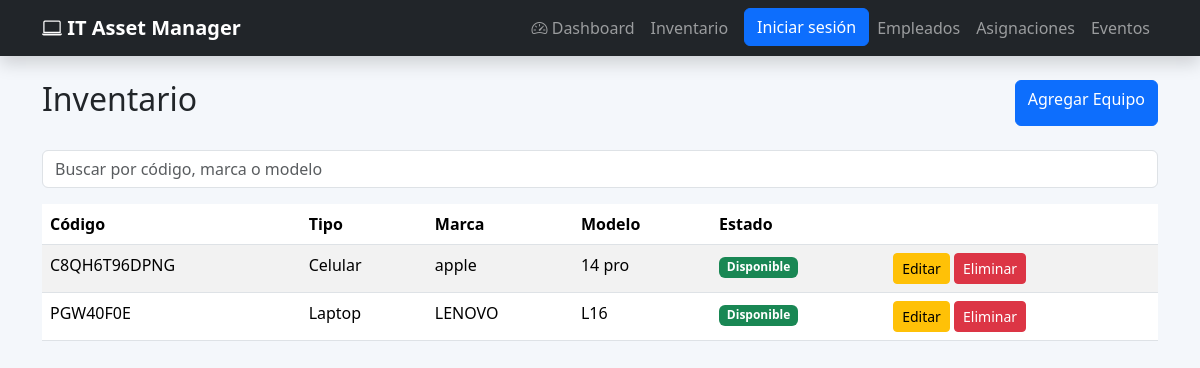
Before: /inventario/ with the older database file.
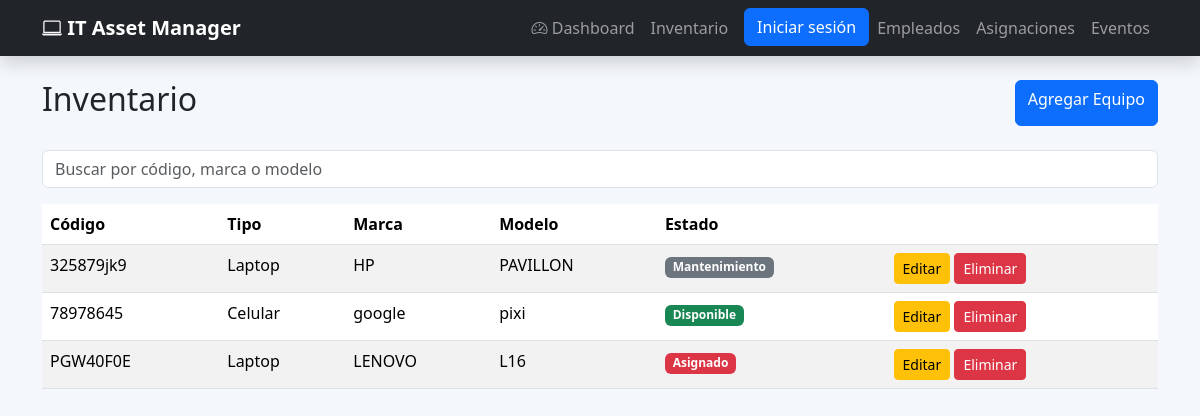
After: the same page with the newer database file.
### inventario/models.py (models this page shows, shortened)
class Equipo(models.Model):
    LAPTOP = "Laptop"
    CELULAR = "Celular"
    TIPOS = [
        (LAPTOP, "Laptop"),
        (CELULAR, "Celular"),
    ]
    DISPONIBLE = "Disponible"
    ASIGNADO = "Asignado"
    MANTENIMIENTO = "Mantenimiento"
    ESTADOS = [
        (DISPONIBLE, "Disponible"),
        (ASIGNADO, "Asignado"),
        (MANTENIMIENTO, "Mantenimiento"),
    ]
    codigo = models.CharField(
        max_length=20,
        unique=True
    )
    tipo = models.CharField(
        max_length=20,
        choices=TIPOS
    )
    marca = models.CharField(
        max_length=50
    )
    modelo = models.CharField(
        max_length=100
    )
    numero_serie = models.CharField(
        max_length=100,
        unique=True
    )
    estado = models.CharField(
        max_length=20,
        choices=ESTADOS,
        default=DISPONIBLE
    )
    observaciones = models.TextField(
        blank=True
    )
    fecha_registro = models.DateTimeField(
        auto_now_add=True
    )

### inventario/views.py (the view)
def lista_equipos(request):
    equipos = Equipo.objects.all().order_by("codigo")
    return render(
        request,
        "inventario/lista_equipos.html",
        {
            "equipos": equipos
        }
    )

### inventario/templates/inventario/lista_equipos.html (shortened to what this page needs)
{% extends 'layouts/base.html' %}
{% block content %}
<div class="container mt-4">
    <div class="d-flex justify-content-between mb-4">
        <h2>Inventario</h2>
        <a href="{% url 'crear_equipo' %}"
           class="btn btn-primary">
            Agregar Equipo
        </a>
    </div>
    <div class="mb-3">
        <input
            type="text"
            id="busqueda"
            class="form-control"
            placeholder="Buscar por código, marca o modelo">
    </div>
    <table class="table table-striped table-hover">
        <thead>
            <tr>
                <th>Código</th>
                <th>Tipo</th>
                <th>Marca</th>
                <th>Modelo</th>
                <th>Estado</th>
                <th></th>
            </tr>
        </thead>
        <tbody id="tablaEquipos">
        {% for equipo in equipos %}
            <tr>
                <td>{{ equipo.codigo }}</td>
                <td>{{ equipo.tipo }}</td>
                <td>{{ equipo.marca }}</td>
                <td>{{ equipo.modelo }}</td>
                <td>
                    {% if equipo.estado == "Disponible" %}
                    <span class="badge bg-success">
                        Disponible
                    </span>
                    {% elif equipo.estado == "Asignado" %}
                    <span class="badge bg-danger">
                        Asignado
                    </span>
                    {% else %}
                    <span class="badge bg-secondary">
                        {{ equipo.estado }}
                    </span>
                    {% endif %}
                </td>
                <td>
                    <a href="{% url 'editar_equipo' equipo.id %}"
                    class="btn btn-warning btn-sm">
                        Editar
                    </a>
                    <a href="{% url 'eliminar_equipo' equipo.id %}"
                    class="btn btn-danger btn-sm">
                        Eliminar
                    </a>
                </td>
            </tr>
        {% empty %}
            <tr>
                <td colspan="6">
                    No hay equipos registrados.
                </td>
            </tr>
        {% endfor %}
        </tbody>
    </table>
</div>
{% endblock %}

Changed rows visible on the page:
removed Equipo: codigo "C8QH6T96DPNG", tipo "Celular", marca "apple", modelo "14 pro", estado "Disponible"
added Equipo: codigo "325879jk9", tipo "Laptop", marca "HP", modelo "PAVILLON", estado "Mantenimiento"
added Equipo: codigo "78978645", tipo "Celular", marca "google", modelo "pixi", estado "Disponible"
changed Equipo "PGW40F0E": estado "Disponible" → "Asignado"
